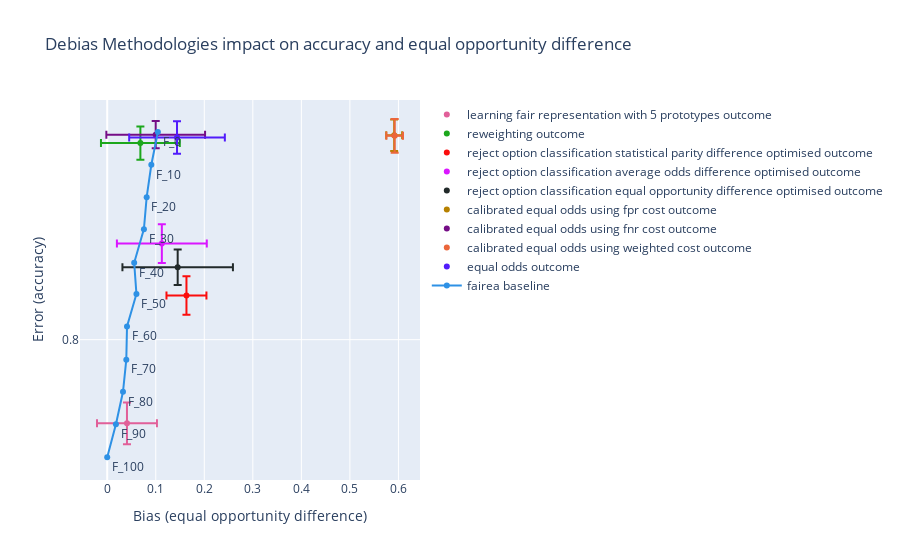

Notebook code for this chart:
### Code cell
random_forest_bias.show_fairea_graph("accuracy", "equal opportunity difference")

### Figure 1 — Plotly figure (JSON) as saved in the notebook; plotly's stock layout.template omitted (floating-point values rounded to 4 significant figures)
{"data": [{"error_x": {"array": [-0.06174], "type": "data"}, "error_y": {"array": [-0.006418], "type": "data"}, "marker": {"color": "#E15F99"}, "mode": "markers", "name": "learning fair representation with 5 prototypes outcome", "showlegend": true, "type": "scatter", "x": [0.04071], "y": [0.7742]}, {"error_x": {"array": [-0.08121], "type": "data"}, "error_y": {"array": [-0.005141], "type": "data"}, "marker": {"color": "#1CA71C"}, "mode": "markers", "name": "reweighting outcome", "showlegend": true, "type": "scatter", "x": [0.06835], "y": [0.8606]}, {"error_x": {"array": [-0.04116], "type": "data"}, "error_y": {"array": [-0.005923], "type": "data"}, "marker": {"color": "#FB0D0D"}, "mode": "markers", "name": "reject option classification statistical parity difference optimised outcome", "showlegend": true, "type": "scatter", "x": [0.1633], "y": [0.8136]}, {"error_x": {"array": [-0.0926], "type": "data"}, "error_y": {"array": [-0.005984], "type": "data"}, "marker": {"color": "#DA16FF"}, "mode": "markers", "name": "reject option classification average odds difference optimised outcome", "showlegend": true, "type": "scatter", "x": [0.1126], "y": [0.8296]}, {"error_x": {"array": [-0.1138], "type": "data"}, "error_y": {"array": [-0.005458], "type": "data"}, "marker": {"color": "#222A2A"}, "mode": "markers", "name": "reject option classification equal opportunity difference optimised outcome", "showlegend": true, "type": "scatter", "x": [0.1452], "y": [0.8223]}, {"error_x": {"array": [-0.01638], "type": "data"}, "error_y": {"array": [-0.004855], "type": "data"}, "marker": {"color": "#B68100"}, "mode": "markers", "name": "calibrated equal odds using fpr cost outcome", "showlegend": true, "type": "scatter", "x": [0.5912], "y": [0.863]}, {"error_x": {"array": [-0.1017], "type": "data"}, "error_y": {"array": [-0.004205], "type": "data"}, "marker": {"color": "#750D86"}, "mode": "markers", "name": "calibrated equal odds using fnr cost outcome", "showlegend": true, "type": "scatter", "x": [0.09993], "y": [0.8631]}, {"error_x": {"array": [-0.01714], "type": "data"}, "error_y": {"array": [-0.005198], "type": "data"}, "marker": {"color": "#EB663B"}, "mode": "markers", "name": "calibrated equal odds using weighted cost outcome", "showlegend": true, "type": "scatter", "x": [0.5922], "y": [0.8628]}, {"error_x": {"array": [-0.09853], "type": "data"}, "error_y": {"array": [-0.005], "type": "data"}, "marker": {"color": "#511CFB"}, "mode": "markers", "name": "equal odds outcome", "showlegend": true, "type": "scatter", "x": [0.1438], "y": [0.8623]}, {"line": {"color": "#2E91E5"}, "mode": "lines+markers+text", "name": "fairea baseline", "showlegend": true, "text": ["F_0", "F_10", "F_20", "F_30", "F_40", "F_50", "F_60", "F_70", "F_80", "F_90", "F_100"], "textposition": "bottom right", "type": "scatter", "x": [0.1044, 0.09089, 0.08131, 0.0756, 0.05556, 0.06022, 0.04081, 0.03933, 0.03252, 0.01796, 0], "y": [0.864, 0.8539, 0.8439, 0.834, 0.8237, 0.8141, 0.8041, 0.7938, 0.7839, 0.7739, 0.7638]}], "layout": {"title": {"text": "Debias Methodologies impact on accuracy and equal opportunity difference"}, "xaxis": {"dtick": 0.1, "tick0": 0, "title": {"text": "Bias (equal opportunity difference)"}}, "yaxis": {"dtick": 0.1, "tick0": 0, "title": {"text": "Error (accuracy)"}}}}
